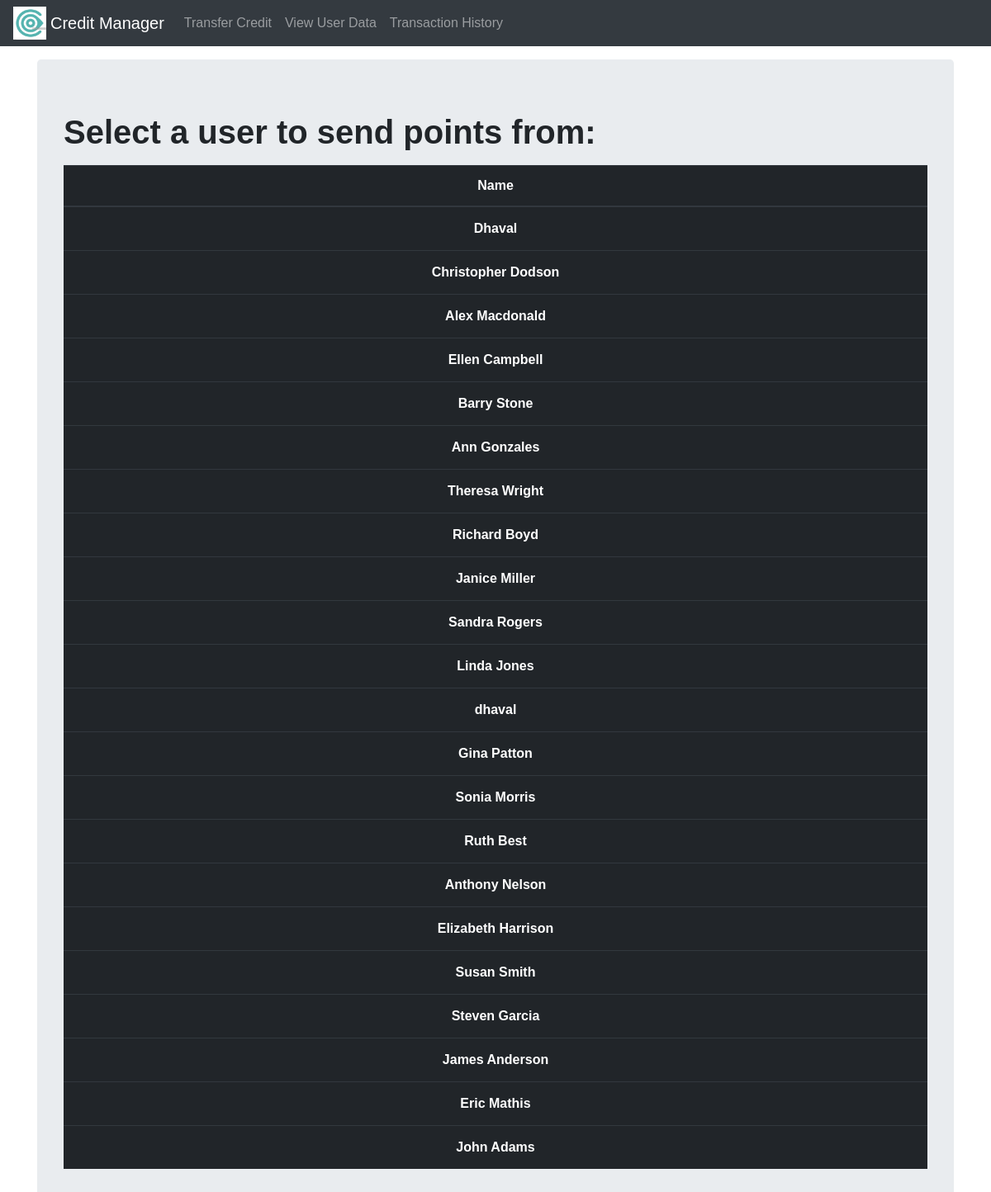
Page /show_users/ on the committed database.
### basicfunc/models.py (models this page shows, shortened)
class Participant(models.Model):
	name = models.CharField(max_length=264)
	email = models.CharField(max_length=264, primary_key=True)
	credit_points = models.PositiveIntegerField()
	link = models.CharField(max_length=100)

### basicfunc/views.py (the view)
# urls.py: url(r'^show_users/$', views.disp_users, name='viewUser'),
def disp_users(request):
	p = Participant.objects.all()
	return render(request, 'basicfunc/display_users.html', {'user_data': p})

### templates/basicfunc/display_users.html (shortened to what this page needs)
<!DOCTYPE html>
{%extends 'basicfunc/base.html'%}
{%load staticfiles%}
	{%block body_block%}
	<h1 class="notice">Select a user to send points from:</h1>
	{%if user_data%}
	<table class="table table-hover table-dark">
		<thead>
			<th style="text-align:center;">
				Name
			</th>
		</thead>
		<tbody>
			{%for dat in user_data%}
			<tr>
				<td style="text-align:center">
					<a href="{{dat.link}}" class="button names">
						{{dat.name}}
					</a>
				</td>
			</tr>
			{%endfor%}
		</tbody>
	</table>
	{%else%}
	<p class="notice">
		Sadly No Data is present
	</p>
	{%endif%}
	{%endblock%}

### templates/basicfunc/base.html (shortened to what this page needs)
<!DOCTYPE html>
{%load staticfiles%}
<html>
	<head>
		<link rel="stylesheet" href="{%static 'css/bootstrap.css'%}">
		<link rel="stylesheet" type="text/css" media="screen" href="{%static 'css/main.css'%}" />
	</head>
	<body>
		<nav class="navbar navbar-expand-md navbar-dark bg-dark sticky-top">
			<div class="collapse navbar-collapse" id="collapse_target">
				<a href="{%url 'index'%}"><img src="{%static 'images/logo.jpg'%}" alt="" class="brand-logo"></a>
				<a href="{%url 'index'%}"><span class="navbar-brand">Credit Manager</span></a>
				<ul class="navbar-nav">
					<li class="nav-item">
						<a href="{%url 'viewUser'%}" class="nav-link">
							Transfer Credit
						</a>
					</li>
					<li class="nav-item">
						<a href="{%url 'showcase'%}" class="nav-link">
							View User Data
						</a>
					</li>
					<li class="nav-item">
						<a href="{%url 'history'%}" class="nav-link">
							Transaction History
						</a>
					</li>
				</ul>
			</div>
		</nav>
		<div class="container">
			<div class="jumbotron">
				{%block body_block%}
				{%endblock%}
			</div>
		</div>
	</body>
</html>

### static/css/main.css (style rules this page uses)
body { font-family: 'Monsterrat',sans-serif; background-image: url("https://cdn.hipwallpaper.com/i/44/92/DjoFAH.jpg"); background-size: 1000%; }
table, tr, td { margin: 0px; }
.button.names { border: none; margin: 0px; color: white; background-color:inherit; text-decoration: none; display: inline-block; font-weight: bold; text-decoration: none; padding: 2px 0px; -webkit-transition-duration: 0.3s; transition: all 0.4s; transition-duration: 0.3s; cursor:pointer; }
.brand-logo { width: 40px; height: 40px; margin-right: 5px; }
.notice { font-weight: bold; }

### rows in the picture
Participant: name "Dhaval"
Participant: name "Christopher Dodson"
Participant: name "Alex Macdonald"
Participant: name "Ellen Campbell"
Participant: name "Barry Stone"
Participant: name "Ann Gonzales"
Participant: name "Theresa Wright"
Participant: name "Richard Boyd"
Participant: name "Janice Miller"
Participant: name "Sandra Rogers"
Participant: name "Linda Jones"
Participant: name "dhaval"
Participant: name "Gina Patton"
Participant: name "Sonia Morris"
Participant: name "Ruth Best"
Participant: name "Anthony Nelson"
Participant: name "Elizabeth Harrison"
Participant: name "Susan Smith"
Participant: name "Steven Garcia"
Participant: name "James Anderson"
Participant: name "Eric Mathis"
Participant: name "John Adams"
